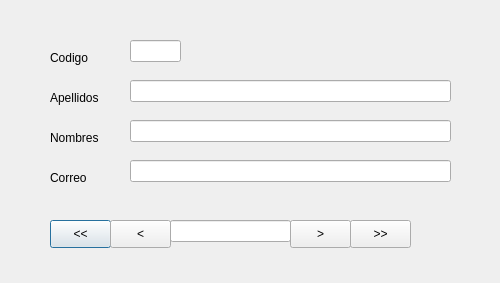
<?xml version="1.0" encoding="UTF-8"?>
<ui version="4.0">
 <class>dlgDemo07</class>
 <widget class="QDialog" name="dlgDemo07">
  <property name="geometry">
   <rect>
    <x>0</x>
    <y>0</y>
    <width>500</width>
    <height>283</height>
   </rect>
  </property>
  <property name="windowTitle">
   <string>Demo 07: Consulta Desconectada de Alumnos</string>
  </property>
  <widget class="QLabel" name="lblCodigo">
   <property name="geometry">
    <rect>
     <x>50</x>
     <y>50</y>
     <width>55</width>
     <height>16</height>
    </rect>
   </property>
   <property name="text">
    <string>Codigo</string>
   </property>
  </widget>
  <widget class="QLabel" name="lblApellidos">
   <property name="geometry">
    <rect>
     <x>50</x>
     <y>90</y>
     <width>55</width>
     <height>16</height>
    </rect>
   </property>
   <property name="text">
    <string>Apellidos</string>
   </property>
  </widget>
  <widget class="QLineEdit" name="txtApellidos">
   <property name="geometry">
    <rect>
     <x>130</x>
     <y>80</y>
     <width>321</width>
     <height>22</height>
    </rect>
   </property>
   <property name="readOnly">
    <bool>true</bool>
   </property>
  </widget>
  <widget class="QLabel" name="lblNombres">
   <property name="geometry">
    <rect>
     <x>50</x>
     <y>130</y>
     <width>55</width>
     <height>16</height>
    </rect>
   </property>
   <property name="text">
    <string>Nombres</string>
   </property>
  </widget>
  <widget class="QLineEdit" name="txtNombres">
   <property name="geometry">
    <rect>
     <x>130</x>
     <y>120</y>
     <width>321</width>
     <height>22</height>
    </rect>
   </property>
   <property name="readOnly">
    <bool>true</bool>
   </property>
  </widget>
  <widget class="QLabel" name="lblCorreo">
   <property name="geometry">
    <rect>
     <x>50</x>
     <y>170</y>
     <width>55</width>
     <height>16</height>
    </rect>
   </property>
   <property name="text">
    <string>Correo</string>
   </property>
  </widget>
  <widget class="QLineEdit" name="txtCorreo">
   <property name="geometry">
    <rect>
     <x>130</x>
     <y>160</y>
     <width>321</width>
     <height>22</height>
    </rect>
   </property>
   <property name="readOnly">
    <bool>true</bool>
   </property>
  </widget>
  <widget class="QPushButton" name="btnPrimero">
   <property name="geometry">
    <rect>
     <x>50</x>
     <y>220</y>
     <width>61</width>
     <height>28</height>
    </rect>
   </property>
   <property name="text">
    <string>&lt;&lt;</string>
   </property>
  </widget>
  <widget class="QLineEdit" name="txtCodigo">
   <property name="geometry">
    <rect>
     <x>130</x>
     <y>40</y>
     <width>51</width>
     <height>22</height>
    </rect>
   </property>
   <property name="readOnly">
    <bool>true</bool>
   </property>
  </widget>
  <widget class="QPushButton" name="btnAnterior">
   <property name="geometry">
    <rect>
     <x>110</x>
     <y>220</y>
     <width>61</width>
     <height>28</height>
    </rect>
   </property>
   <property name="text">
    <string>&lt;</string>
   </property>
  </widget>
  <widget class="QPushButton" name="btnSiguiente">
   <property name="geometry">
    <rect>
     <x>290</x>
     <y>220</y>
     <width>61</width>
     <height>28</height>
    </rect>
   </property>
   <property name="text">
    <string>&gt;</string>
   </property>
  </widget>
  <widget class="QPushButton" name="btnUltimo">
   <property name="geometry">
    <rect>
     <x>350</x>
     <y>220</y>
     <width>61</width>
     <height>28</height>
    </rect>
   </property>
   <property name="text">
    <string>&gt;&gt;</string>
   </property>
  </widget>
  <widget class="QLineEdit" name="txtPosicion">
   <property name="geometry">
    <rect>
     <x>170</x>
     <y>220</y>
     <width>121</width>
     <height>22</height>
    </rect>
   </property>
   <property name="alignment">
    <set>Qt::AlignCenter</set>
   </property>
   <property name="readOnly">
    <bool>true</bool>
   </property>
  </widget>
 </widget>
 <resources/>
 <connections/>
</ui>
